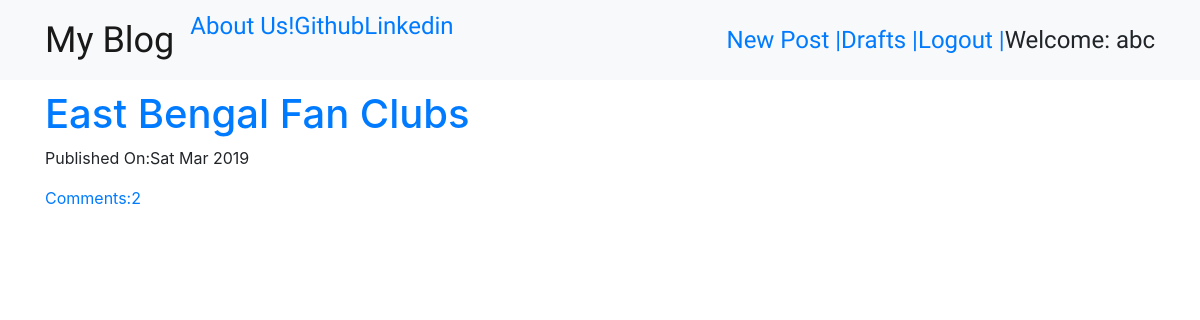
Screenshot of / (signed in) with the database file from the repository.
### blog/models.py (models this page shows, shortened)
class Post(models.Model):
    author = models.ForeignKey('auth.User',on_delete=models.CASCADE)
    title = models.CharField(max_length=264)
    text = models.TextField()
    created_date = models.DateTimeField(default=timezone.now)
    published_date = models.DateTimeField(blank=True,null=True)
    def approve_comments(self):
        return self.comments.filter(approved_comment=True)

### blog/views.py (the view)
# urls.py: url(r'^$',views.PostListView.as_view(),name='post_list'),
class PostListView(ListView):
    model = Post
    def get_queryset(self):
        return Post.objects.filter(published_date__lte=timezone.now()).order_by('-published_date')

### blog/templates/blog/post_list.html
{% extends 'blog/base.html' %}
{% block content %}
<div class="centerstage">
  {% for post in post_list %}
    <div class="post">
      <h1><a href="{% url 'post_detail' pk=post.pk %}">{{ post.title }}</a></h1>
      <div class="date">
        <p>Published On:{{ post.published_date|date:"D M Y" }}</p>
      </div>
      <a href="{% url 'post_detail' pk=post.pk %}">Comments:{{ post.approve_comments.count }}</a>
    </div>
  {% endfor %}
</div>
{% endblock %}

### blog/templates/blog/base.html (shortened to what this page needs)
{% load staticfiles %}
<html>
  <head>
<link rel="stylesheet" href="https://stackpath.bootstrapcdn.com/bootstrap/4.3.1/css/bootstrap.min.css">
<link rel="stylesheet" href="https://stackpath.bootstrapcdn.com/bootstrap/4.3.1/js/bootstrap.min.js">
<link rel="stylesheet" href="https://stackpath.bootstrapcdn.com/bootstrap/4.3.1/js/bootstrap.bundle.min.js">
    <link rel="stylesheet" href="//cdn.jsdelivr.net/npm/medium-editor@latest/dist/css/medium-editor.min.css" type="text/css" media="screen" charset="utf-8">
<link rel="stylesheet" href="{% static 'css/blog.css' %}">
  </head>
  <body>
    <nav class="navbar navbar-expand-lg navbar-light bg-light techfont custom-navbar">
      <div class="container">
        <ul class="navbar-nav mr-auto">
          <li><a href="{% url 'post_list' %}" class='navbar-brand bigbrand'>My Blog</a></li>
          <li><a href="{% url 'about' %}">About Us!</a></li>
          <li><a href="www.github.com">Github</a></li>
          <li><a href="www.linkedin.com">Linkedin</a></li>
        </ul>
        <ul class="nav navbar-nav navbar-right">
          {% if user.is_authenticated %}
          <li>
            <a href="{% url 'post_new' %}">New Post | </a>
          </li>
          <li>
            <a href="{% url 'post_draft_list' %}"> Drafts | </a>
          </li>
          <li>
            <a href="{% url 'logout' %}"> Logout  |</a>
          </li>
          <li>
            <a>Welcome: {{user.username}}</a>
          </li>
          {% else %}
          <li><a href="{% url 'login' %}" class="nav navbar-right">Login</a><span class="glyphicon glyphicon-user"></span></li>
          {% endif %}
        </ul>
      </div>
    </nav>
    <div class="container">
      <div class="row">
        <div class="col-md-8">
          {% block content %}
          {% endblock %}
        </div>
      </div>
    </div>
  </body>
</html>

### blog/static/css/blog.css (style rules this page uses)
.techfont { font-family: 'ZCOOL XiaoWei', serif; font-size: 1.5em; margin-bottom: 10px; }
.bigbrand { font-size: 1.5em; }
.centerstage { margin-left: auto; margin-right: auto; }

### rows the page displays
Post: title "East Bengal Fan Clubs", published_date "Sat Mar 2019", approve_comments.count "2"

### other values shown
{{ user.username }} "abc"
